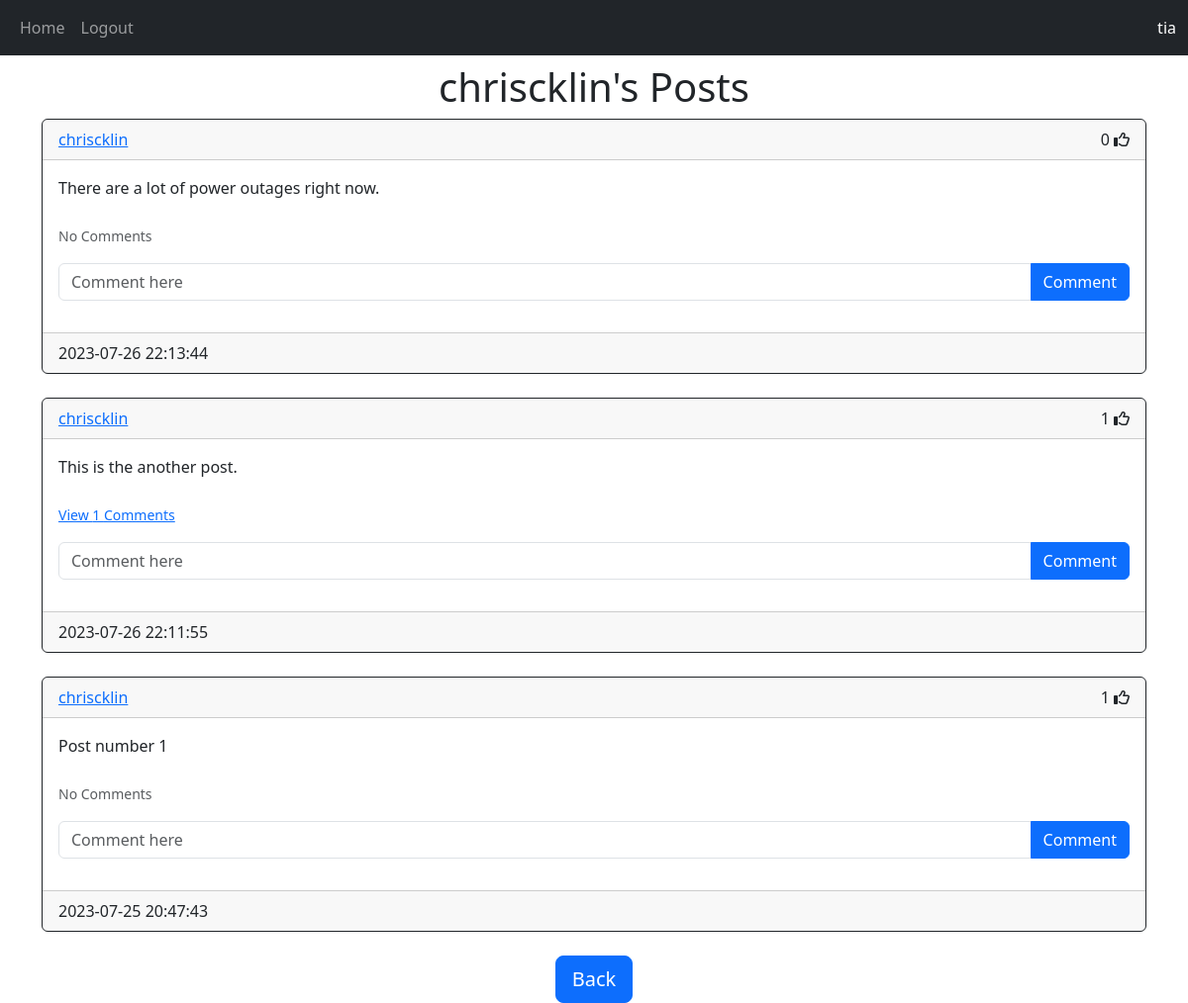
The page /posts/chriscklin (signed in) on the database its author committed.
### website/models.py (models this page shows)
class User(db.Model, UserMixin):
    id = db.Column(db.Integer, primary_key=True)
    email = db.Column(db.String(150), unique=True)
    username = db.Column(db.String(150), unique=True)
    password = db.Column(db.String(150))
    date_created = db.Column(db.DateTime(timezone=True), default=func.now())
    posts = db.relationship(
        'Post', backref='user', passive_deletes=True, order_by="Post.date_created.desc()")
    comments = db.relationship(
        'Comment', backref='user', passive_deletes=True, order_by="Comment.date_created.desc()")
    likes = db.relationship(
        'Like', backref='user', passive_deletes=True)

class Post(db.Model):
    id = db.Column(db.Integer, primary_key=True)
    text = db.Column(db.Text, nullable=False)
    date_created = db.Column(db.DateTime(timezone=True), default=func.now())
    author = db.Column(db.Integer, db.ForeignKey(
        'user.id', ondelete='CASCADE'), nullable=False)
    comments = db.relationship(
        'Comment', backref='post', passive_deletes=True, order_by="Comment.date_created.desc()")
    likes = db.relationship(
        'Like', backref='post', passive_deletes=True)

### website/views.py (the view)
@views.route("/posts/<username>")
@login_required
def posts(username):
    user = User.query.filter_by(username=username).first()
    if not user:
        flash("User does not exist.", category="error")
        return redirect(url_for('views.home'))
    posts = user.posts
    return render_template("post.html", posts=posts, username=username)

### website/__init__.py (called while the page is built)
def create_app():
    app = Flask(__name__)
    app.config['SECRET_KEY'] = "helloworld"
    app.config['SQLALCHEMY_DATABASE_URI'] = f'sqlite:///{DB_NAME}'
    db.init_app(app)
    from .views import views
    from .auth import auth
    app.register_blueprint(views, url_prefix="/")
    app.register_blueprint(auth, url_prefix="/")
    from .models import User, Post, Comment, Like
    with app.app_context():
        create_database()
        Comment.query.all()
    login_manager = LoginManager()
    login_manager.login_view = "auth.login"
    login_manager.init_app(app)
    @login_manager.user_loader
    def load_user(id):
        return User.query.get(int(id))
    return app

### website/templates/post.html (shortened to what this page needs)
{% extends "posts_div.html" %}
{% block header %}
{% if current_user.username == username %}
<h1 align="center">My Posts</h1>
{% else %}
<h1 align="center">{{username}}'s Posts</h1>
{% endif %}
{% endblock %}
{% block footer %}
<div align="center">
    <a class="btn btn-lg btn-primary" href="/home" role="button">Back</a>
</div>
{% endblock %}

### website/templates/posts_div.html (shortened to what this page needs)
{% extends "base.html" %}
{% block content %}
<h1 align="center">{% block header %}Posts{% endblock %}</h1>
<div id="posts">
    {% for post in posts %}
    <div class="card border-dark">
        <div class="card-header d-flex justify-content-between align-items-center">
            <a href="/posts/{{post.user.username}}">{{post.user.username}}</a>
            <div>
                <span id="likes-count-{{post.id}}">{{post.likes|length}}</span>
                {% if current_user.id in post.likes|map(attribute="author")|list %}
                    <i class="fa-solid fa-thumbs-up" id="like-button-{{post.id}}" onclick="like({{post.id}})"></i>
                {% else %}
                    <i class="fa-regular fa-thumbs-up" id="like-button-{{post.id}}" onclick="like({{post.id}})"></i>
                {% endif %}
            </div>
        </div>
        <div class="card-body">
            <div class="card-text">{{post.text}}</div>
            <br/>
            <p class="card-text">
                {% if post.comments|length > 0 %}
                    <a data-bs-toggle="collapse" href="#comments-{{post.id}}" role="button">
                    <small>View {{post.comments|length}} Comments</small>
                    </a>
                {% else %}
                    <small class="text-muted">No Comments</small>
                {% endif %}
            </p>
            <form class="input-group mb-3" method="POST" action="/create-comment/{{post.id}}">
                <input type="text" id="text" name="text" class="form-control" placeholder="Comment here"/>
                <button type="submit" class="btn btn-primary">Comment</button>
            </form>
        </div>
        <div class="card-footer" text-muted">
            {{post.date_created}}
        </div>
    </div>
    <br/>
    {% endfor %}
    {% block footer %}{% endblock %}
</div>
{% endblock %}

### website/templates/base.html (shortened to what this page needs)
<!DOCTYPE html>
<html lang="en">
<head>
    <link href="https://cdn.jsdelivr.net/npm/bootstrap@5.3.0/dist/css/bootstrap.min.css" rel="stylesheet">
</head>
<body>
    <nav class="navbar navbar-expand-lg navbar-dark bg-dark">
        <div class="container-fluid">
            <div class="collapse navbar-collapse" id="navbar">
                <div class="navbar-nav">
                    {% if not current_user.is_authenticated %}
                    <a class="nav-item nav-link" href="/login">Login</a>
                    <a class="nav-item nav-link" href="/sign-up">Sign Up</a>
                    {% else %}
                    <a class="nav-item nav-link" href="/home">Home</a>
                    <a class="nav-item nav-link" href="/logout">Logout</a>
                    {% endif %}
                </div>
            </div>
            {% if current_user.is_authenticated %}
            <div class="justify-content-end text-white">{{current_user.username}}</div>
            {% endif %}
        </div>
    </nav>
    <div class="container"> {% block content %}{% endblock%} </div>
</body>
</html>

### rows shown on the page
User: username "tia"
User: username "chriscklin"
Post: user.username "chriscklin", likes|length "0", text "There are a lot of power outages right now.", shows "No Comments", date_created "2023-07-26 22:13:44"
Post: user.username "chriscklin", likes|length "1", text "This is the another post.", comments|length "1", date_created "2023-07-26 22:11:55"
Post: user.username "chriscklin", likes|length "1", text "Post number 1", shows "No Comments", date_created "2023-07-25 20:47:43"
